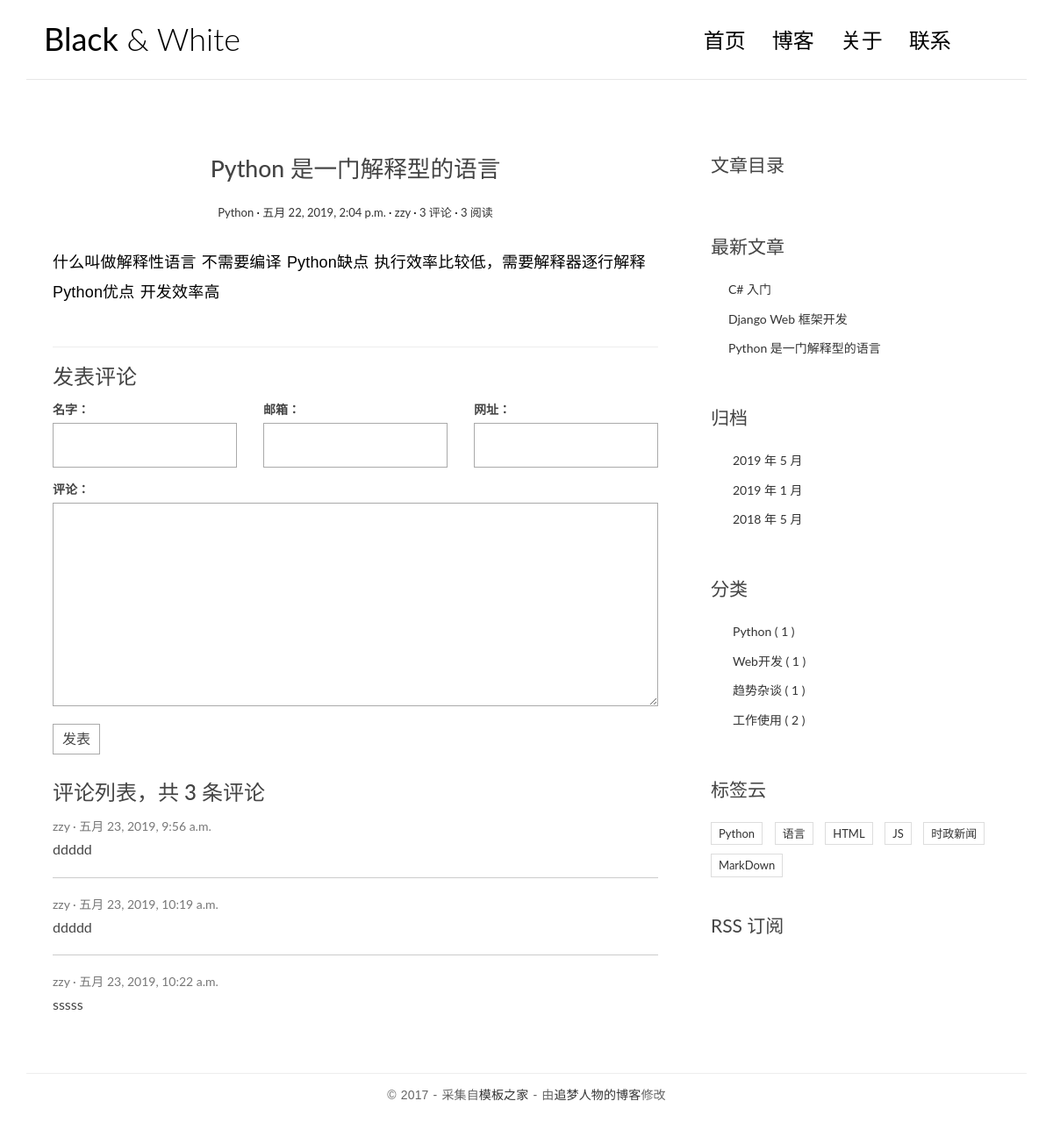
Page /detail/1/ on the committed database.
### blog/models.py (models this page shows, shortened)
class Article(models.Model):
    title = models.CharField(max_length=50)
    body = models.TextField()
    create_time = models.DateTimeField(auto_now_add=True)
    update_time = models.DateTimeField(auto_now=True)
    views = models.PositiveIntegerField(default=0)
    category = models.ForeignKey(Category,on_delete=models.CASCADE)
    tags = models.ManyToManyField(Tag)
    auther = models.ForeignKey(User,models.CASCADE)
    class Meta():
        verbose_name = "文章"
        verbose_name_plural = verbose_name

class Category(models.Model):
    title = models.CharField(max_length=30)
    class Meta():
        verbose_name = "分类"
        verbose_name_plural = verbose_name

class Tag(models.Model):
    title = models.CharField(max_length=30)
    class Meta():
        verbose_name = "标签"
        verbose_name_plural = verbose_name

### comments/models.py (models this page shows, shortened)
class Comment(models.Model):
    username = models.CharField(max_length=30)
    email = models.EmailField(blank=True, null=True)
    url = models.URLField(blank=True,null=True)
    content = models.CharField(max_length=500)
    article = models.ForeignKey(Article,on_delete=models.CASCADE)
    create_time = models.DateTimeField(auto_now_add=True)
    class Meta():
        verbose_name = "评论"
        verbose_name_plural = verbose_name

### blog/views.py (the view)
# urls.py: url(r'^detail/(\d+)/$', views.detail, name='detail'),
def detail(request, id):
    article = get_object_or_404(Article, pk = id )
    article.views +=1
    article.save()
    mk = markdown.Markdown(extensions=[
        "markdown.extensions.extra",
        "markdown.extensions.codehilite",
        "markdown.extensions.toc"
    ] )
    article.body = mk.convert(article.body)
    article.toc = mk.toc
    cf = CommentForm()
    return render(request,'single.html', locals())

### comments/forms.py
class CommentForm(forms.Form):
    name = forms.CharField(required=True, label="输入名字",  widget=forms.TextInput(attrs={"id":"id_name"}) )
    email = forms.EmailField(required=True,label="输入邮箱", widget=forms.EmailInput(attrs={"id":"id_email"}))
    url = forms.URLField(label="输入个人主页", widget=forms.URLInput( attrs={"id":"id_url"}))
    comment = forms.CharField(required=True,label="输入评论",widget=forms.Textarea( attrs={"id":"id_comment"})    )

### blog/templatetags/extend_fun.py (called while the page is built)
@register.simple_tag(name='getcategorys')
def getcategorys():
    return Category.objects.all()

@register.simple_tag
def getlatestarticles(num = 3):
    return Article.objects.all().order_by("-create_time")[:num]

@register.simple_tag
def getarchives(num = 3):
    result =  Article.objects.dates("create_time",'month',order="DESC")[:num]
    print(result)
    return result

@register.simple_tag
def gettags():
    return Tag.objects.all()

### templates/single.html (shortened to what this page needs)
{% extends 'base.html' %}
{% load extend_fun %}
{% block left %}
<article class="post post-{{ article.id }}">
    <header class="entry-header">
        <h1 class="entry-title">{{ article.title }}</h1>
        <div class="entry-meta">
            <span class="post-category"><a href="#">{{ article.category.title  }}</a></span>
            <span class="post-date"><a href="#"><time class="entry-date"
                                                      datetime="2012-11-09T23:15:57+00:00">{{ article.create_time }}</time></a></span>
            <span class="post-author"><a href="#">{{ article.auther.username }}</a></span>
            <span class="comments-link"><a href="#">{{ article.comment_set.count }} 评论</a></span>
            <span class="views-count"><a href="#">{{ article.views }} 阅读</a></span>
        </div>
    </header>
    <div class="entry-content clearfix">
        {{ article.body|safe }}
    </div>
</article>
<section class="comment-area" id="comment-area">
    <hr>
    <h3>发表评论</h3>
    <form action="{% url 'comments:addcomment' article.id %}" method="post" class="comment-form">
        <div class="row">
            <div class="col-md-4">
                <label for="id_name">名字：</label>
                {{ cf.name }}
            </div>
            <div class="col-md-4">
                <label for="id_email">邮箱：</label>
                {{ cf.email }}
            </div>
            <div class="col-md-4">
                <label for="id_url">网址：</label>
                {{ cf.url }}
            </div>
            <div class="col-md-12">
                <label for="id_comment">评论：</label>
                {{ cf.comment }}
                <button type="submit" class="comment-btn">发表</button>
            </div>
        </div>
    </form>
    <div class="comment-list-panel">
        <h3>评论列表，共 <span> {{ article.comment_set.count }} </span> 条评论</h3>
        <ul class="comment-list list-unstyled">
            {% for c in article.comment_set.all %}
                <li class="comment-item">
                <span class="nickname">{{ c.username }}</span>
                <time class="submit-date" datetime="2012-11-09T23:15:57+00:00">{{ c.create_time }}</time>
                <div class="text">
                    {{ c.content  }}
                </div>
            </li>
            {% empty %}
                <li>评论</li>
            {% endfor %}
        </ul>
    </div>
</section>
{% endblock %}
{% block toc %}
<div class="widget widget-content">
    <h3 class="widget-title">文章目录</h3>
</div>
{% endblock %}

### templates/base.html (shortened to what this page needs)
{% load extend_fun %}
<!DOCTYPE html>
<html lang="en">
<head>
    <link rel="stylesheet" href="/static/css/bootstrap.min.css">
    <link rel="stylesheet" href="http://code.ionicframework.com/ionicons/2.0.1/css/ionicons.min.css">
    <link rel="stylesheet" href="/static/css/pace.css">
    <link rel="stylesheet" href="/static/css/custom.css">
</head>
<body id="page">
<div class="container">
    <header id="site-header">
        <div class="row">
            <div class="col-md-4 col-sm-5 col-xs-8">
                <div class="logo">
                    <h1><a href="/"><b>Black</b> &amp; White</a></h1>
                </div>
            </div>
            <div class="col-md-8 col-sm-7 col-xs-4">
                <nav class="main-nav" role="navigation">
                    <div class="collapse navbar-collapse" id="bs-example-navbar-collapse-1">
                        <ul class="nav navbar-nav navbar-right">
                            <li class="cl-effect-11"><a href="/" data-hover="首页">首页</a></li>
                            <li class="cl-effect-11"><a href="full-width.html" data-hover="博客">博客</a></li>
                            <li class="cl-effect-11"><a href="about.html" data-hover="关于">关于</a></li>
                            <li class="cl-effect-11"><a href="contact.html" data-hover="联系">联系</a></li>
                        </ul>
                    </div>
                </nav>
            </div>
        </div>
    </header>
</div>
<div class="content-body">
    <div class="container">
        <div class="row">
            <main class="col-md-8">
                {% block left %}
                {% endblock %}
            </main>
            <aside class="col-md-4">
                {% block toc %}
                {% endblock %}
                <div class="widget widget-recent-posts">
                    <h3 class="widget-title">最新文章</h3>
                    <ul>
                        {% getlatestarticles as latestarticles %}
                        {% for article in  latestarticles %}
                            <li><a href="{% url 'blog:detail' article.id %}">{{ article.title }}</a> </li>
                        {% empty %}
                            <li>最近文章</li>
                        {% endfor %}
                    </ul>
                </div>
                <div class="widget widget-archives">
                    <h3 class="widget-title">归档</h3>
                    <ul>
                        {% getarchives as archives %}
                        {% for archive in archives %}
                            <li><a href="{% url 'blog:archives' archive.year archive.month  %}">{{ archive.year }} 年 {{ archive.month }} 月</a></li>
                        {% empty %}
                            <li>没有对象</li>
                        {% endfor %}
                    </ul>
                </div>
                <div class="widget widget-category">
                    <h3 class="widget-title">分类</h3>
                    <ul>
                        {% getcategorys  as categorys  %}
                        {% for category in categorys %}
                            <li><a href="{% url 'blog:category' category.id %}"> {{ category.title }} <span class="post-count">( {{ category.article_set.count }} )</span>   </a></li>
                        {% endfor %}
                    </ul>
                </div>
                <div class="widget widget-tag-cloud">
                    <h3 class="widget-title">标签云</h3>
                    <ul>
                        {% gettags as tags %}
                        {% for tag in tags %}
                         <li>
                            <a href="{% url 'blog:tag' tag.id %}">{{ tag.title }}</a>
                        </li>
                        {% empty %}
                            <li>没有标签</li>
                        {% endfor %}
                    </ul>
                </div>
                <div class="rss">
                    <a href=""> RSS 订阅</a>
                </div>
            </aside>
        </div>
    </div>
</div>
<footer id="site-footer">
    <div class="container">
        <div class="row">
            <div class="col-md-12">
                <p class="copyright">&copy 2017 - 采集自<a href="http://www.cssmoban.com/"
                                                        target="_blank" title="模板之家">模板之家</a>
                    - 由<a href="http://zmrenwu.com/" title="网页模板" target="_blank">追梦人物的博客</a>修改
                </p>
            </div>
        </div>
    </div>
</footer>
</body>
</html>

### static/css/custom.css (style rules this page uses)
* { outline: none; }
h1, h2, h3, h4, h5, h6 { margin-top: 0; }
b { font-weight: 400; }
a { color: #333; }
body { color: #444; font-family: 'Lato', sans-serif; }
p { font-family: 'Ubuntu', sans-serif; font-weight: 400; word-spacing: 1px; letter-spacing: 0.01em; }
#single p, #page p { margin-bottom: 25px; }
#site-header { background-color: #FFF; padding: 25px 20px; margin-bottom: 40px; border-bottom: 1px solid #e7e7e7; }
.logo h1 a { color: #000; }
.logo h1 { margin: 0; font-family: 'Lato', sans-serif; font-weight: 300; }
.main-nav { margin-top: 11px; max-width: 95%; }
.main-nav a { color: #000000 !important; padding: 0 0 5px 0 !important; margin-right: 30px; font-family: 'Lato', sans-serif; font-weight: 300; font-size: 24px; }
.cl-effect-11 a { padding: 10px 0; color: #0972b4; text-shadow: none; }
.cl-effect-11 a::before { position: absolute; top: 0; left: 0; overflow: hidden; padding: 0 0 5px 0 !important; max-width: 0; border-bottom: 1px solid #000; color: #000; content: attr(data-hover); white-space: nowrap; -webkit-transition: max-width 0.5s; -moz-transition: max-width 0.5s; transition: max-width 0.5s; }
.content-body { padding-bottom: 4em; }
.post { background: #fff; padding: 30px 30px 0; }
.entry-title { text-align: center; font-size: 1.9em; margin-bottom: 20px; line-height: 1.6; padding: 10px 20px 0; }
.entry-meta { text-align: center; color: #DDDDDD; font-size: 13px; margin-bottom: 30px; }
.entry-content { font-size: 18px; line-height: 1.9; font-weight: 300; color: #000; }
.post-category::after, .post-date::after, .post-author::after, .comments-link::after { content: ' ·'; color: #000; }
.widget { background: #fff; padding: 30px 0 0; }
.widget-title { font-size: 1.5em; margin-bottom: 20px; line-height: 1.6; padding: 10px 0 0; font-weight: 400; }
.widget-recent-posts ul { padding: 0; margin: 0; padding-left: 20px; }
.widget-recent-posts ul li { list-style-type: none; position: relative; line-height: 170%; margin-bottom: 10px; }
.widget-recent-posts ul li::before { content: '\f3d3'; font-family: "Ionicons"; position: absolute; left: -17px; top: 3px; font-size: 16px; color: #000; }
.widget-archives ul { padding: 0; margin: 0; padding-left: 25px; }
.widget-archives ul li { list-style-type: none; position: relative; line-height: 170%; margin-bottom: 10px; }
.widget-archives ul li::before { content: '\f3f3'; font-family: "Ionicons"; position: absolute; left: -25px; top: 1px; font-size: 16px; color: #000; }
.widget-category ul { padding: 0; margin: 0; padding-left: 25px; }
.widget-category ul li { list-style-type: none; position: relative; line-height: 170%; margin-bottom: 10px; }
.widget-category ul li::before { content: '\f3fe'; font-family: "Ionicons"; position: absolute; left: -25px; top: 1px; font-size: 18px; color: #000; }
.widget-tag-cloud ul { padding: 0; margin: 0; margin-right: -10px; }
.widget-tag-cloud ul li { list-style-type: none; font-size: 13px; display: inline-block; margin-right: 10px; margin-bottom: 10px; padding: 3px 8px; border: 1px solid #ddd; }
.rss { font-size: 21px; margin-top: 30px; }
.rss a { color: #444; }
#site-footer { padding-top: 10px; padding: 0 0 1.5em 0; }
.copyright { text-align: center; padding-top: 1em; margin: 0; border-top: 1px solid #eee; color: #666; }
.contact-form input, .comment-form input { border: 1px solid #aaa; margin-bottom: 15px; width: 100%; padding: 15px 15px; font-size: 16px; line-height: 100%; transition: 0.4s border-color linear; }
.contact-form textarea, .comment-form textarea { border: 1px solid #aaa; margin-bottom: 15px; width: 100%; padding: 15px 15px; font-size: 16px; line-height: 20px !important; min-height: 183px; transition: 0.4s border-color linear; }
.comment-area { padding: 0 30px 0; }
.comment-form { margin-top: 15px; }
.comment-form .comment-btn { background-color: #fff; border: 1px solid #aaa; font-size: 16px; padding: 5px 10px; }
.comment-list-panel { margin-top: 30px; }
.comment-list { margin-top: 15px; }
.comment-item:not(:last-child) { border-bottom: 1px #ccc solid; margin-bottom: 20px; padding-bottom: 20px; }
.comment-item .nickname, .comment-item .submit-date { color: #777; font-size: 14px; }
.comment-item .nickname:after { content: ' ·'; }
.comment-item .text { padding-top: 5px; font-size: 16px; }

### rows in the picture
Article: title "Python 是一门解释型的语言", category "Python", create_time "五月 22, 2019, 2:04 p.m.", auther.username "zzy", comment_set.count "3", views "3", body "什么叫做解释性语言 不需要编译 Python缺点 执行效率比较低，需要解释器逐行解释 Python优点 开发效率高"
Comment: username "zzy", create_time "五月 23, 2019, 9:56 a.m.", content "ddddd"
Comment: username "zzy", create_time "五月 23, 2019, 10:19 a.m.", content "ddddd"
Comment: username "zzy", create_time "五月 23, 2019, 10:22 a.m.", content "sssss"
Article: title "C# 入门"
Article: title "Django Web 框架开发"
Category: title "Python", article_set.count "1"
Category: title "Web开发", article_set.count "1"
Category: title "趋势杂谈", article_set.count "1"
Category: title "工作使用", article_set.count "2"
Tag: title "Python"
Tag: title "语言"
Tag: title "HTML"
Tag: title "JS"
Tag: title "时政新闻"
Tag: title "MarkDown"

### other values in the picture
{{ archive.year }} "2019" "2019" "2018"
{{ archive.month }} "5" "1" "5"
